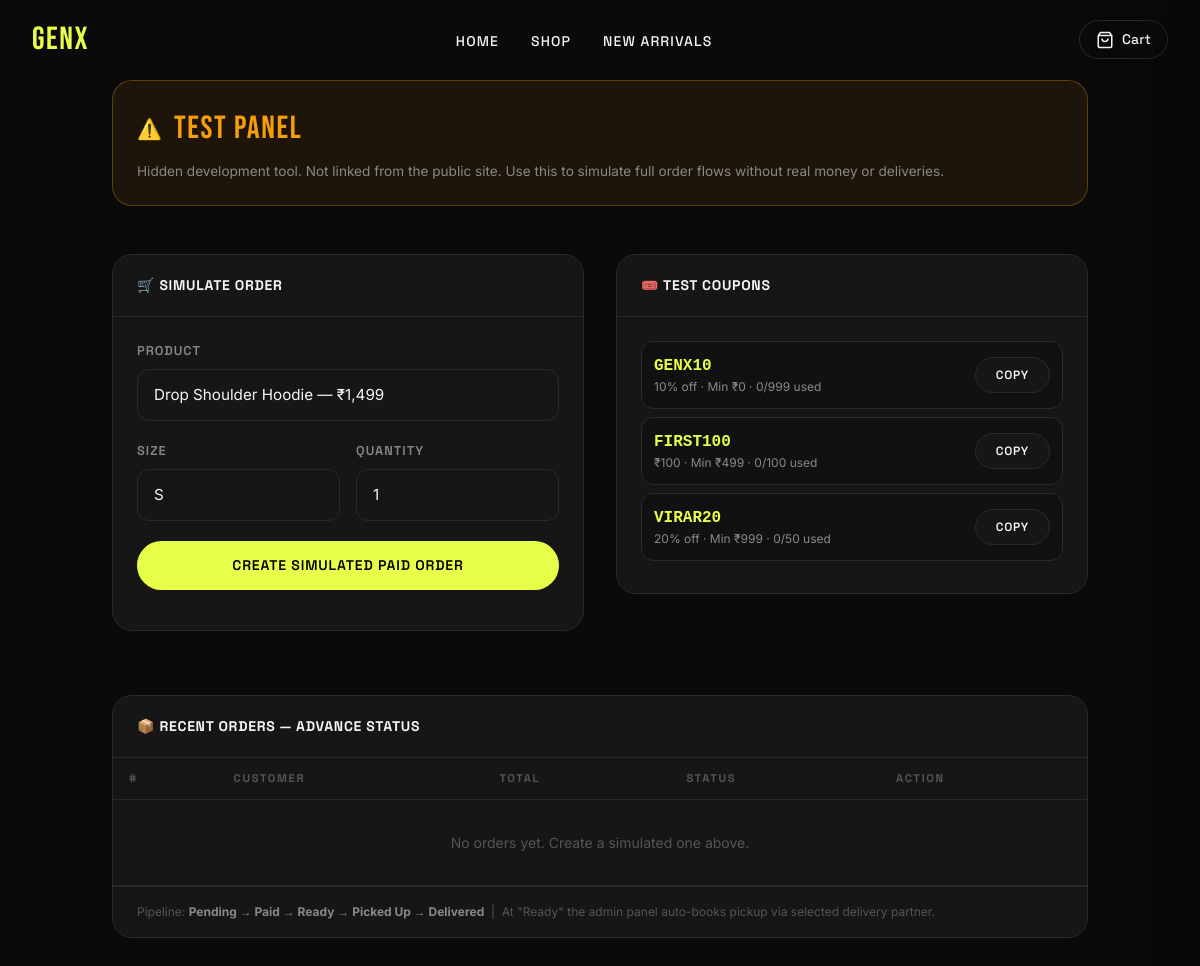
Screenshot of /admin/test/ (signed in) with the database file from the repository.
### app/models/coupon.py (models this page shows, shortened)
class Coupon(db.Model):
    __tablename__ = "coupons"
    id               = db.Column(db.Integer, primary_key=True)
    code             = db.Column(db.String(50), unique=True, nullable=False)
    discount_type    = db.Column(db.String(10), nullable=False)   # "flat" | "percent"
    discount_value   = db.Column(db.Float, nullable=False)
    min_order_amount = db.Column(db.Float, default=0.0)
    max_uses         = db.Column(db.Integer, default=1)
    used_count       = db.Column(db.Integer, default=0)
    expires_at       = db.Column(db.DateTime, nullable=True)
    is_active        = db.Column(db.Boolean, default=True)
    orders = db.relationship("Order", backref="coupon", lazy="dynamic")

### app/routes/test_panel.py (the view)
@test_bp.route("/")
@login_required
def test_panel():
    products = Product.query.filter_by(is_active=True).limit(6).all()
    coupons  = Coupon.query.filter_by(is_active=True).all()
    orders   = Order.query.order_by(Order.id.desc()).limit(10).all()
    return render_template("test_panel.html", products=products, coupons=coupons, orders=orders)

### app/models/admin_user.py (called while the page is built)
@login_manager.user_loader
def load_user(user_id):
    return AdminUser.query.get(int(user_id))

### app/templates/test_panel.html (shortened to what this page needs)
{% extends "base.html" %}
{% block content %}
<div style="min-height:100vh; padding-top:5rem; padding-bottom:4rem; background:var(--bg-primary);">
  <div class="container">
    <div style="margin-bottom:3rem; padding:1.5rem; background:rgba(245,158,11,0.08); border:1px solid rgba(245,158,11,0.3); border-radius:var(--radius-lg);">
      <div style="display:flex; gap:0.75rem; align-items:center; margin-bottom:0.5rem;">
        <span style="font-size:1.25rem;">⚠️</span>
        <h1 style="font-family:var(--font-display); font-size:2rem; color:var(--warning); letter-spacing:0.05em;">TEST PANEL</h1>
      </div>
      <p style="font-size:0.85rem; color:var(--text-muted);">
        Hidden development tool. Not linked from the public site. Use this to simulate full order flows without real money or deliveries.
      </p>
    </div>
    <div style="display:grid; grid-template-columns:1fr 1fr; gap:2rem; align-items:start;">
      <div class="admin-card">
        <div class="admin-card-header">
          <span style="font-family:var(--font-ui); font-weight:700; font-size:0.875rem; text-transform:uppercase; letter-spacing:0.05em;">🛒 Simulate Order</span>
        </div>
        <div style="padding:1.5rem;">
          <div class="form-group">
            <label class="form-label">Product</label>
            <select id="sim-product" class="form-input">
              {% for p in products %}
              <option value="{{ p.id }}">{{ p.name }} — ₹{{ "{:,.0f}".format(p.price) }}</option>
              {% endfor %}
            </select>
          </div>
          <div class="form-row">
            <div class="form-group">
              <label class="form-label">Size</label>
              <select id="sim-size" class="form-input">
                {% for s in ['S','M','L','XL','XXL'] %}<option>{{ s }}</option>{% endfor %}
              </select>
            </div>
            <div class="form-group">
              <label class="form-label">Quantity</label>
              <input type="number" id="sim-qty" class="form-input" value="1" min="1" max="5">
            </div>
          </div>
          <button class="btn btn-primary" style="width:100%; justify-content:center;" onclick="simulateOrder()">
            Create Simulated Paid Order
          </button>
        </div>
      </div>
      <div class="admin-card">
        <div class="admin-card-header">
          <span style="font-family:var(--font-ui); font-weight:700; font-size:0.875rem; text-transform:uppercase; letter-spacing:0.05em;">🎟️ Test Coupons</span>
        </div>
        <div style="padding:1.5rem;">
          {% for c in coupons %}
          <div style="display:flex; justify-content:space-between; align-items:center; padding:0.75rem; background:var(--bg-secondary); border-radius:var(--radius); margin-bottom:0.5rem; border:1px solid var(--border);">
            <div>
              <div style="font-family:monospace; font-weight:700; color:var(--accent); font-size:1rem;">{{ c.code }}</div>
              <div style="font-size:0.75rem; color:var(--text-muted);">
                {{ ('₹' ~ c.discount_value|int) if c.discount_type == 'flat' else (c.discount_value|int ~ '% off') }}
                · Min ₹{{ c.min_order_amount|int }}
                · {{ c.used_count }}/{{ c.max_uses }} used
              </div>
            </div>
            <button class="btn btn-dark btn-sm" onclick="navigator.clipboard.writeText('{{ c.code }}'); showToast('Copied!', 'success')">Copy</button>
          </div>
          {% else %}
          <p style="color:var(--text-dim); font-size:0.85rem;">No active coupons. Create them in the <a href="/admin/coupons" style="color:var(--accent);">admin panel</a>.</p>
          {% endfor %}
        </div>
      </div>
      <div class="admin-card" style="grid-column:1/-1;">
        <div class="admin-card-header">
          <span style="font-family:var(--font-ui); font-weight:700; font-size:0.875rem; text-transform:uppercase; letter-spacing:0.05em;">📦 Recent Orders — Advance Status</span>
        </div>
        <table class="data-table">
          <thead><tr><th>#</th><th>Customer</th><th>Total</th><th>Status</th><th>Action</th></tr></thead>
          <tbody id="orders-tbody">
            {% for order in orders %}
            <tr id="order-row-{{ order.id }}">
              <td style="color:var(--text-primary); font-weight:600;">#{{ order.id }}</td>
              <td>{{ order.customer.name }}</td>
              <td style="color:var(--accent);">₹{{ "{:,.0f}".format(order.total_amount) }}</td>
              <td><span class="badge badge-{{ order.status }}" id="status-{{ order.id }}">{{ order.status.replace('_',' ').title() }}</span></td>
              <td>
                <button class="btn btn-dark btn-sm" onclick="advanceStatus({{ order.id }})">Advance →</button>
                <a href="/orders/confirmation/{{ order.id }}" class="btn btn-outline btn-sm" {% if order.status not in ['paid','ready','picked_up','delivered'] %}style="opacity:0.4; pointer-events:none;"{% endif %}>View</a>
              </td>
            </tr>
            {% else %}
            <tr><td colspan="5" style="text-align:center; padding:2rem; color:var(--text-dim);">No orders yet. Create a simulated one above.</td></tr>
            {% endfor %}
          </tbody>
        </table>
        <div style="padding:1rem 1.5rem; border-top:1px solid var(--border); font-size:0.75rem; color:var(--text-dim);">
          Pipeline: <strong style="color:var(--text-muted);">Pending → Paid → Ready → Picked Up → Delivered</strong>
          &nbsp;|&nbsp; At "Ready" the admin panel auto-books pickup via selected delivery partner.
        </div>
      </div>
    </div>
  </div>
</div>
{% endblock %}

### app/static/css/custom.css (style rules this page uses)
:root { --bg-primary: #0a0a0a; --bg-secondary: #111111; --bg-card: #161616; --bg-hover: #1e1e1e; --accent: #e8ff4a; --accent-hover: #d4eb00; --accent-dark: #9fb800; --text-primary: #f5f5f5; --text-muted: #888888; --text-dim: #555555; --border: #2a2a2a; --border-hover: #444444; --success: #22c55e; --error: #ef4444; --warning: #f59e0b; --radius: 12px; --radius-lg: 20px; --shadow: 0 4px 24px rgba(0,0,0,0.5); --shadow-card: 0 8px 40px rgba(0,0,0,0.6); --transition: 0.3s cubic-bezier(0.4, 0, 0.2, 1); --font-display: 'Bebas Neue', sans-serif; --font-body: 'Inter', sans-serif; --font-ui: 'Space Grotesk', sans-serif; }
*, *::before, *::after { box-sizing: border-box; margin: 0; padding: 0; }
html { scroll-behavior: smooth; font-size: 16px; }
body { background-color: var(--bg-primary); color: var(--text-primary); font-family: var(--font-body); line-height: 1.6; overflow-x: hidden; -webkit-font-smoothing: antialiased; }
.btn { display: inline-flex; align-items: center; gap: 0.5rem; padding: 0.875rem 2rem; border-radius: 100px; font-family: var(--font-ui); font-size: 0.875rem; font-weight: 600; letter-spacing: 0.06em; text-transform: uppercase; text-decoration: none; cursor: pointer; border: none; transition: all var(--transition); }
.btn-primary { background: var(--accent); color: #000; }
.btn-dark { background: var(--bg-card); color: var(--text-primary); border: 1px solid var(--border); }
.btn-sm { padding: 0.5rem 1.25rem; font-size: 0.75rem; }
.container { max-width: 1280px; margin: 0 auto; padding: 0 1.5rem; }
.form-group { margin-bottom: 1.25rem; }
.form-label { display: block; font-family: var(--font-ui); font-size: 0.8rem; font-weight: 600; letter-spacing: 0.08em; text-transform: uppercase; color: var(--text-muted); margin-bottom: 0.5rem; }
.form-input { width: 100%; background: var(--bg-card); border: 1px solid var(--border); color: var(--text-primary); padding: 0.875rem 1rem; border-radius: var(--radius); font-family: var(--font-body); font-size: 0.95rem; transition: border-color var(--transition), box-shadow var(--transition); outline: none; appearance: none; }
.form-input::placeholder { color: var(--text-dim); }
.form-row { display: grid; grid-template-columns: 1fr 1fr; gap: 1rem; }
.data-table { width: 100%; border-collapse: collapse; font-size: 0.875rem; }
.data-table th { text-align: left; padding: 0.75rem 1rem; border-bottom: 1px solid var(--border); font-family: var(--font-ui); font-size: 0.7rem; font-weight: 700; letter-spacing: 0.15em; text-transform: uppercase; color: var(--text-dim); }
.data-table td { padding: 0.875rem 1rem; border-bottom: 1px solid var(--border); color: var(--text-muted); vertical-align: middle; }
.admin-card { background: var(--bg-card); border: 1px solid var(--border); border-radius: var(--radius-lg); overflow: hidden; margin-bottom: 2rem; }
.admin-card-header { padding: 1.25rem 1.5rem; border-bottom: 1px solid var(--border); display: flex; align-items: center; justify-content: space-between; }

### rows the page displays
Coupon: code "GENX10", discount_type+discount_value "10% off", min_order_amount "0", used_count "0", max_uses "999"
Coupon: code "FIRST100", discount_type+discount_value "₹100", min_order_amount "499", used_count "0", max_uses "100"
Coupon: code "VIRAR20", discount_type+discount_value "20% off", min_order_amount "999", used_count "0", max_uses "50"

### other values shown
{{ BRAND_NAME }} "GenX"
form field value "Drop Shoulder Hoodie — ₹1,499"
form field value "S"
